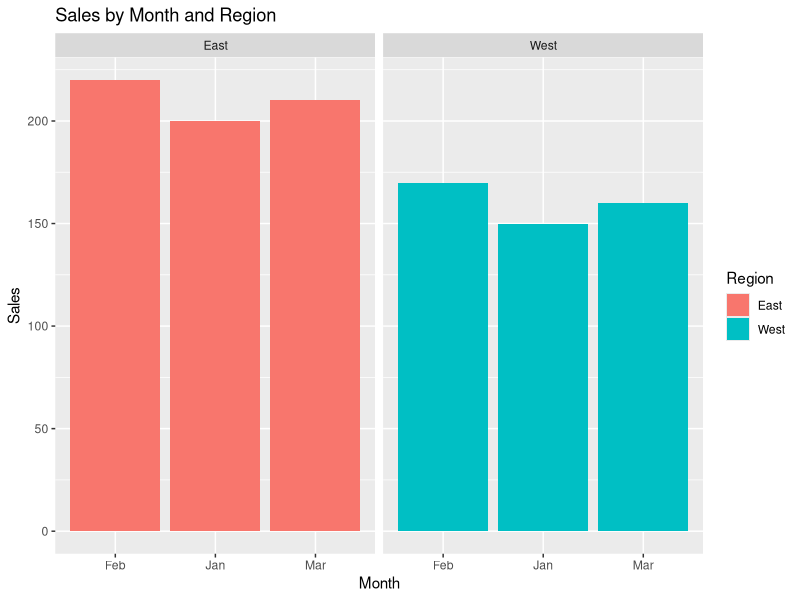

Write R code to recreate this figure.
library(ggplot2)
library(reshape2)

# Data
data <- data.frame(
  Month = c("Jan", "Jan", "Feb", "Feb", "Mar", "Mar"),
  Region = c("East", "West", "East", "West", "East", "West"),
  Sales = c(200, 150, 220, 170, 210, 160)
)

# Facet plot
ggplot(data, aes(x=Month, y=Sales, fill=Region)) +
  geom_bar(stat="identity", position="dodge") +
  facet_wrap(~Region) +
  labs(title="Sales by Month and Region", x="Month", y="Sales")
